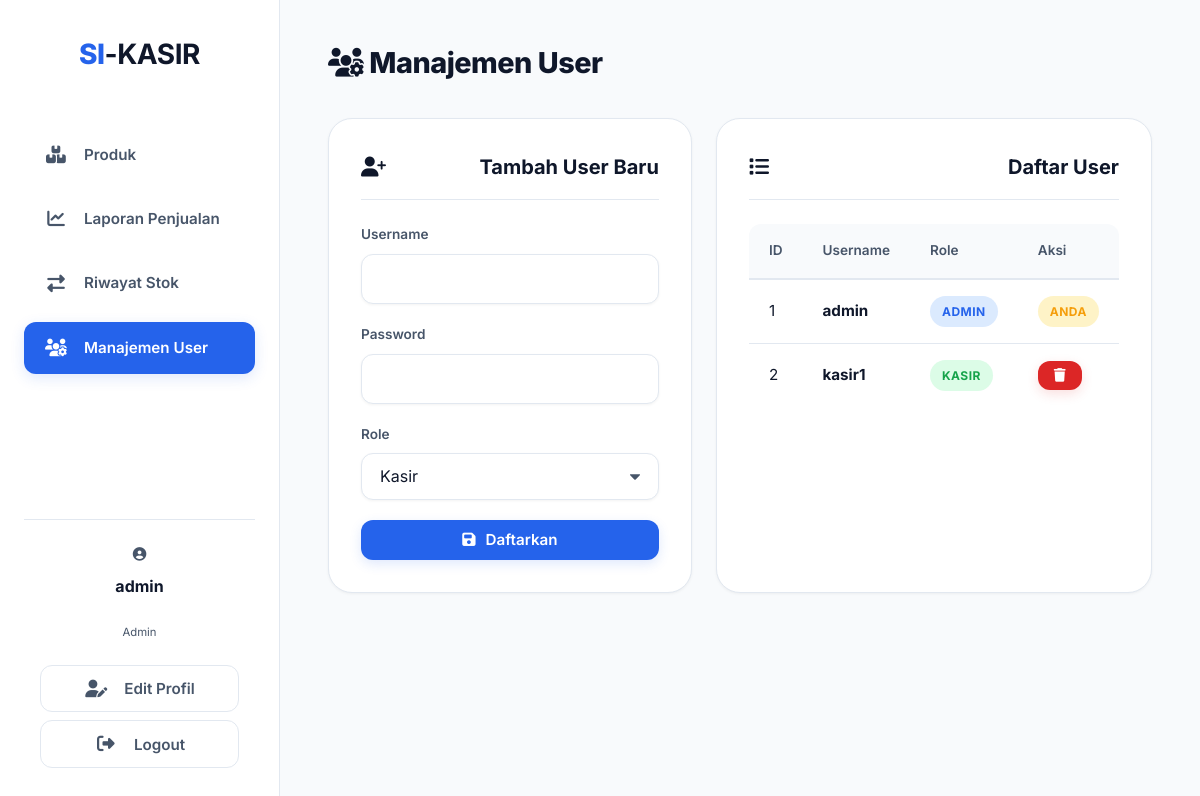
The app's page /modules/auth/register.php (signed in) with its own data.
### tables this page shows
CREATE TABLE m_user (
    id_user     INT             NOT NULL AUTO_INCREMENT,
    username    VARCHAR(50)     NOT NULL,
    password    VARCHAR(255)    NOT NULL,
    role        ENUM('Admin','Kasir') NOT NULL,
    PRIMARY KEY (id_user),
    UNIQUE KEY uk_username (username)
);

### modules/auth/register.php (the view, shortened to what this page needs)
<?php
require_once __DIR__ . '/../../config/database.php';
$users = $pdo->query("SELECT id_user, username, role FROM m_user ORDER BY id_user")->fetchAll();
require_once __DIR__ . '/../../includes/header.php';
?>
<h2 style="margin-bottom:24px;font-weight:800;"><i class="fas fa-users-gear"></i> Manajemen User</h2>
<div style="display:grid;grid-template-columns:1fr 1fr;gap:24px;">
    <div class="card">
        <div class="card-header"><i class="fas fa-user-plus"></i> Tambah User Baru</div>
        <form method="POST">
            <div class="form-group">
                <label>Username</label>
                <input type="text" name="username" class="form-control" required>
            </div>
            <div class="form-group">
                <label>Password</label>
                <input type="password" name="password" class="form-control" required>
            </div>
            <div class="form-group">
                <label>Role</label>
                <select name="role" class="form-control">
                    <option value="Kasir">Kasir</option>
                </select>
            </div>
            <button type="submit" class="btn btn-primary" style="width:100%;justify-content:center;">
                <i class="fas fa-save"></i> Daftarkan
            </button>
        </form>
    </div>
    <div class="card">
        <div class="card-header"><i class="fas fa-list"></i> Daftar User</div>
        <table>
            <thead>
                <tr>
                    <th>ID</th>
                    <th>Username</th>
                    <th>Role</th>
                    <th>Aksi</th>
                </tr>
            </thead>
            <tbody>
                <?php foreach ($users as $u): ?>
                    <tr>
                        <td><?= $u['id_user'] ?></td>
                        <td><strong><?= htmlspecialchars($u['username']) ?></strong></td>
                        <td><span
                                class="badge <?= $u['role'] === 'Admin' ? 'badge-accent' : 'badge-success' ?>"><?= $u['role'] ?></span>
                        </td>
                        <td>
                            <?php if ($u['id_user'] != $_SESSION['id_user']): ?>
                                <form method="POST" style="display:inline;" onsubmit="return confirm('Yakin hapus user ini?')">
                                    <button type="submit" class="btn btn-danger btn-sm"><i class="fas fa-trash"></i></button>
                                </form>
                            <?php else: ?>
                                <span class="badge badge-warning">Anda</span>
                            <?php endif; ?>
                        </td>
                    </tr>
                <?php endforeach; ?>
            </tbody>
        </table>
    </div>
</div>
<?php require_once __DIR__ . '/../../includes/footer.php'; ?>

### assets/css/style.css (style rules this page uses)
:root { --bg-primary: #F8FAFC; --bg-surface: #FFFFFF; --accent: #2563EB; --accent-hover: #1D4ED8; --accent-glow: rgba(37, 99, 235, 0.15); --success: #16A34A; --success-hover: #15803D; --danger: #DC2626; --danger-hover: #B91C1C; --warning: #F59E0B; --text-primary: #0F172A; --text-secondary: #475569; --border: #E2E8F0; --radius-sm: 8px; --radius-md: 12px; --radius-lg: 16px; --radius-xl: 24px; --shadow-sm: 0 1px 3px rgba(0,0,0,0.05); --shadow-md: 0 4px 6px -1px rgba(0,0,0,0.05), 0 2px 4px -1px rgba(0,0,0,0.03); --shadow-lg: 0 10px 25px -5px rgba(0,0,0,0.05), 0 8px 10px -6px rgba(0,0,0,0.02); --shadow-hover: 0 20px 25px -5px rgba(0,0,0,0.05), 0 10px 10px -5px rgba(0,0,0,0.02); }
* { margin:0; padding:0; box-sizing:border-box; }
body { font-family: 'Inter', sans-serif; background: var(--bg-primary); color: var(--text-primary); min-height: 100vh; line-height: 1.6; -webkit-font-smoothing: antialiased; }
.main-content > h2 { font-size: 1.8rem; color: var(--text-primary); letter-spacing: -0.5px; margin-bottom: 32px !important; }
.card { background: var(--bg-surface); border: 1px solid var(--border); border-radius: var(--radius-xl); padding: 32px; box-shadow: var(--shadow-sm); margin-bottom: 32px; transition: box-shadow 0.3s ease; }
.card-header { font-size: 1.25rem; font-weight: 700; margin-bottom: 24px; display: flex; align-items: center; justify-content: space-between; color: var(--text-primary); border-bottom: 1px solid var(--border); padding-bottom: 16px; }
table { width: 100%; border-collapse: separate; border-spacing: 0; }
thead th { text-align: left; padding: 16px 20px; font-size: 0.85rem; font-weight: 600; color: var(--text-secondary); border-bottom: 2px solid var(--border); background: var(--bg-primary); }
thead th:first-child { border-top-left-radius: var(--radius-md); }
thead th:last-child { border-top-right-radius: var(--radius-md); }
tbody td, tfoot td { padding: 16px 20px; border-bottom: 1px solid var(--border); font-size: 0.95rem; color: var(--text-primary); vertical-align: middle; }
tbody tr { transition: background 0.2s ease; }
tbody tr:last-child td, tfoot tr:last-child td { border-bottom: none; }
.btn { display: inline-flex; align-items: center; gap: 10px; padding: 12px 24px; border: none; border-radius: var(--radius-md); font-family: inherit; font-size: 0.95rem; font-weight: 600; cursor: pointer; transition: all 0.25s cubic-bezier(0.4, 0, 0.2, 1); text-decoration: none; line-height: 1; }
.btn-primary { background: var(--accent); color: #fff; box-shadow: 0 4px 12px var(--accent-glow); }
.btn-danger { background: var(--danger); color: #fff; box-shadow: 0 4px 12px rgba(220,38,38,0.15); }
.btn-sm { padding: 8px 16px; font-size: 0.85rem; }
.form-group { margin-bottom: 20px; }
.form-group label { display: block; font-size: 0.85rem; font-weight: 600; color: var(--text-secondary); margin-bottom: 8px; }
.form-control { width: 100%; padding: 14px 18px; background: #fff; border: 1px solid var(--border); border-radius: var(--radius-md); color: var(--text-primary); font-family: inherit; font-size: 1rem; transition: all 0.2s ease; box-shadow: var(--shadow-sm); }
.form-control::placeholder { color: #94A3B8; }
select.form-control { cursor: pointer; appearance: none; background-repeat: no-repeat; background-position: right 18px top 50%; background-size: 10px auto; padding-right: 40px; }
.badge { display: inline-flex; align-items: center; padding: 6px 12px; border-radius: 20px; font-size: 0.75rem; font-weight: 700; text-transform: uppercase; letter-spacing: 0.5px; }
.badge-success { background: #DCFCE7; color: var(--success); }
.badge-warning { background: #FEF3C7; color: var(--warning); }
.badge-accent { background: #DBEAFE; color: var(--accent); }

### records on screen
m_user: id_user "1", username "admin", role "ADMIN", shows "ANDA"
m_user: id_user "2", username "kasir1", role "KASIR"

### other values on screen
$_SESSION['username'] "admin"
$_SESSION['role'] "Admin"
